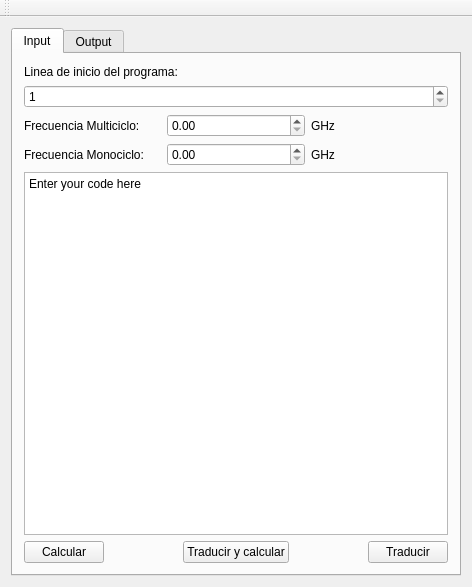
<?xml version="1.0" encoding="UTF-8"?>
<ui version="4.0">
 <class>GuiArqui2</class>
 <widget class="QMainWindow" name="GuiArqui2">
  <property name="geometry">
   <rect>
    <x>0</x>
    <y>0</y>
    <width>472</width>
    <height>587</height>
   </rect>
  </property>
  <property name="windowTitle">
   <string>Traductor Arqui 2</string>
  </property>
  <widget class="QWidget" name="centralWidget">
   <layout class="QVBoxLayout" name="verticalLayout_2">
    <item>
     <widget class="QTabWidget" name="tab_text">
      <property name="toolTip">
       <string>&lt;html&gt;&lt;head/&gt;&lt;body&gt;&lt;p&gt;&lt;br/&gt;&lt;/p&gt;&lt;/body&gt;&lt;/html&gt;</string>
      </property>
      <property name="currentIndex">
       <number>0</number>
      </property>
      <widget class="QWidget" name="tab">
       <attribute name="title">
        <string>Input</string>
       </attribute>
       <layout class="QVBoxLayout" name="verticalLayout_5">
        <item>
         <widget class="QLabel" name="label">
          <property name="text">
           <string>Linea de inicio del programa:</string>
          </property>
         </widget>
        </item>
        <item>
         <widget class="QSpinBox" name="spinBox">
          <property name="minimum">
           <number>1</number>
          </property>
         </widget>
        </item>
        <item>
         <layout class="QVBoxLayout" name="verticalLayout">
          <item>
           <layout class="QHBoxLayout" name="horizontalLayout">
            <item>
             <widget class="QLabel" name="label_3">
              <property name="text">
               <string>Frecuencia Multiciclo:</string>
              </property>
             </widget>
            </item>
            <item>
             <widget class="QDoubleSpinBox" name="Multi"/>
            </item>
            <item>
             <widget class="QLabel" name="label_8">
              <property name="text">
               <string>GHz</string>
              </property>
             </widget>
            </item>
           </layout>
          </item>
          <item>
           <layout class="QHBoxLayout" name="horizontalLayout_3">
            <item>
             <widget class="QLabel" name="label_2">
              <property name="text">
               <string>Frecuencia Monociclo:</string>
              </property>
             </widget>
            </item>
            <item>
             <widget class="QDoubleSpinBox" name="Mono"/>
            </item>
            <item>
             <widget class="QLabel" name="label_7">
              <property name="text">
               <string>GHz</string>
              </property>
             </widget>
            </item>
           </layout>
          </item>
         </layout>
        </item>
        <item>
         <widget class="QPlainTextEdit" name="text_in">
          <property name="plainText">
           <string>Enter your code here</string>
          </property>
         </widget>
        </item>
        <item>
         <layout class="QHBoxLayout" name="horizontalLayout_2">
          <item>
           <widget class="QPushButton" name="Calcular">
            <property name="text">
             <string>Calcular</string>
            </property>
           </widget>
          </item>
          <item>
           <spacer name="horizontalSpacer_2">
            <property name="orientation">
             <enum>Qt::Horizontal</enum>
            </property>
            <property name="sizeHint" stdset="0">
             <size>
              <width>40</width>
              <height>20</height>
             </size>
            </property>
           </spacer>
          </item>
          <item>
           <widget class="QPushButton" name="tcalc">
            <property name="text">
             <string>Traducir y calcular</string>
            </property>
           </widget>
          </item>
          <item>
           <spacer name="horizontalSpacer">
            <property name="orientation">
             <enum>Qt::Horizontal</enum>
            </property>
            <property name="sizeHint" stdset="0">
             <size>
              <width>40</width>
              <height>20</height>
             </size>
            </property>
           </spacer>
          </item>
          <item>
           <widget class="QPushButton" name="Traduction">
            <property name="text">
             <string>Traducir</string>
            </property>
            <property name="autoDefault">
             <bool>false</bool>
            </property>
           </widget>
          </item>
         </layout>
        </item>
       </layout>
      </widget>
      <widget class="QWidget" name="tab_2">
       <attribute name="title">
        <string>Output</string>
       </attribute>
       <layout class="QVBoxLayout" name="verticalLayout_4">
        <item>
         <layout class="QVBoxLayout" name="verticalLayout_3">
          <item>
           <widget class="QLabel" name="label_6">
            <property name="text">
             <string>Codigo Traducido</string>
            </property>
           </widget>
          </item>
          <item>
           <widget class="QTextBrowser" name="text_out"/>
          </item>
         </layout>
        </item>
        <item>
         <layout class="QHBoxLayout" name="horizontalLayout_6">
          <item>
           <layout class="QHBoxLayout" name="horizontalLayout_4">
            <item>
             <widget class="QLabel" name="label_4">
              <property name="text">
               <string>Tiempo Multiciclo</string>
              </property>
             </widget>
            </item>
            <item>
             <widget class="QLCDNumber" name="Multidsp">
              <property name="autoFillBackground">
               <bool>false</bool>
              </property>
             </widget>
            </item>
            <item>
             <widget class="QLabel" name="label_9">
              <property name="text">
               <string>ns</string>
              </property>
             </widget>
            </item>
           </layout>
          </item>
          <item>
           <layout class="QHBoxLayout" name="horizontalLayout_5">
            <item>
             <widget class="QLabel" name="label_5">
              <property name="text">
               <string>Tiempo Monociclo</string>
              </property>
             </widget>
            </item>
            <item>
             <widget class="QLCDNumber" name="Monodsp"/>
            </item>
            <item>
             <widget class="QLabel" name="label_10">
              <property name="text">
               <string>ns</string>
              </property>
             </widget>
            </item>
           </layout>
          </item>
         </layout>
        </item>
        <item>
         <layout class="QHBoxLayout" name="horizontalLayout_7">
          <item>
           <widget class="QLabel" name="label_11">
            <property name="text">
             <string>Ganancia Multi vs Mono</string>
            </property>
           </widget>
          </item>
          <item>
           <widget class="QLCDNumber" name="Gananciamm"/>
          </item>
          <item>
           <widget class="QLabel" name="label_12">
            <property name="text">
             <string>%</string>
            </property>
           </widget>
          </item>
         </layout>
        </item>
       </layout>
      </widget>
     </widget>
    </item>
   </layout>
  </widget>
  <widget class="QToolBar" name="mainToolBar">
   <attribute name="toolBarArea">
    <enum>TopToolBarArea</enum>
   </attribute>
   <attribute name="toolBarBreak">
    <bool>false</bool>
   </attribute>
  </widget>
 </widget>
 <layoutdefault spacing="6" margin="11"/>
 <resources/>
 <connections/>
</ui>
